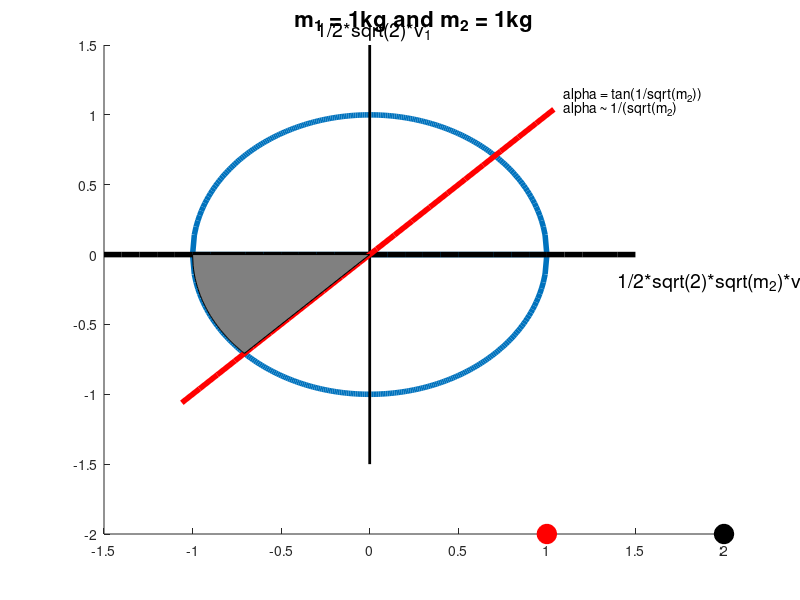

MATLAB code for this plot: (Note: this script raises an error after producing the figure.)
% simulation of the bouncing with pi puzzle:
% https://www.youtube.com/watch?v=HEfHFsfGXjs&t=6s
% its solution and its graphical representation
% [redacted]
% [redacted]


m1  = 1;
v1b = 0;
x1  = 1;

m2  =  1;
v2b = -1;
x2  =  2;

alpha = atan(1/sqrt(m2)); % this defines the fixed ratio of the before and after speeds of the masses depending on the mass ratio
% when m2>>>m1, alpha ~ 1/sqrt(m2)

bounce=0;
X1=x1;X2=x2;T=0;
fi=0;
for i=1:(floor(sqrt(m2)*pi)+100); % this indicates already the answer, the 100 is just for checking 
    bounce = bounce+1
    if mod(i,2)
        tcol_mass=(x2-x1)/(v1b-v2b);
        dt  = tcol_mass;
        v1a = (m1-m2)/(m1+m2)*v1b + 2*m2/(m1+m2)*v2b; % v1 after elastic collission
        v2a = (m2-m1)/(m1+m2)*v2b + 2*m1/(m1+m2)*v1b; % v2 after elastic collission
    else
        tcol_wall = (0-x1)/v1b;
        dt  =  tcol_wall;
        v1a = -v1a; % v1 after elastic collission
        v2a =  v2b; % v2 after elastic collission
    end
    x1 = x1 +v1b*dt;
    x2 = x2 +v2b*dt;
    X1(i+1)=x1;
    X2(i+1)=x2;
    T(i+1) = T(i)+dt;
    
    v1b = v1a; v2b = v2a;
    test=1;
    DT(i)=dt;
    if v1b>=0&&v2b>=v1b %this is the sufficient condition!
        % remainder is done for purposes of animation afterwards
        dt = 2;
        x1 = x1 +v1b*dt;
        x2 = x2 +v2b*dt;
        X1(i+2)=x1;
        X2(i+2)=x2;
        T(i+2) = T(i+1)+dt;
        break % we are
    end
    
end


%% Grafical representation of our solution
% current v1 and v2 are shown on a coordinate system with axes:
% [-1/2sqrt(2)sqrt(m2)v2 -1/2sqrt(2)sqrt(m1)v1]
% Energy is concerved thus, these points are on a circle with a radius
% defined by the initial amount of energy of m2
% every bounce causes the state to jump to another position on the energy
% circe, defined by angle fi. Every collision is graphically represented by
% a mirroring around an axis with a directional coefficient alpha (see
% above) when the two masses collide and mirroring with the horizontal axis
% when the left mass collides with the wall.
% The general idea is here that you need N*alpha to be greater than
% pi-alpha, with n the amount of bounces. N = floor((pi-alpha)/alpha). 
% Note that for large mass ratio
% alpha = 1/sqrt(m2) and thus N = floor(pi*sqrt(m)).

fi(i)=0;
for i=1:bounce; %this can be done faster, just to show the idea:
    if mod(i,2)
        fi(i+1) = ((i+1))*alpha;
    else
        fi(i+1) = -i*alpha;
    end
end
fi(end+1)=fi(end);
%%
t=linspace(T(1),T(end),bounce*50);
x1=interp1(T,X1,t); x2=interp1(T,X2,t); % for animation purposes


%%
figure(1),clf
title(['m_1 = 1kg and m_2 = ',num2str(m2),'kg'],'FontSize',16),hold on
ball1=plot(x1(1),-2,'ro','MarkerFaceColor','r','MarkerSize',14);
ball2=plot(x2(1),-2,'ko','MarkerFaceColor','k','MarkerSize',14)

r=1;
x=-1:.01:1;
y=sqrt(r^2-x.^2);
plot([x x],[y -y],'LineWidth',4)
hold on

x=-1.5:.1:1.5;
plot(x,x*0,'k','LineWidth',4)
text(-.3,1.6,'1/2*sqrt(2)*v_1','FontSize',14)
plot([0 0],[-1.5 1.5],'k','LineWidth',2)
text(1.4,-.2,'1/2*sqrt(2)*sqrt(m_2)*v_2','FontSize',14)

x=1.5*cos(alpha+pi):.1:(1.5*cos(alpha));
y=tan(alpha)*x;
plot(x,y,'r','LineWidth',4)
text(1.55*cos(alpha),1.55*sin(alpha)+.05,'alpha = tan(1/sqrt(m_2))')
text(1.55*cos(alpha),1.55*sin(alpha)-.05,'alpha ~ 1/(sqrt(m_2)')


x=linspace(-1,cos(pi+alpha),100);
y=-sqrt(r^2-x.^2);
P=patch([0 x 0],[y(1) y y(1)],[.5 .5 .5]);
P.FaceAlpha=.3;
P.LineStyle='none';
FI=fi(1);
circ=plot(cos(FI),sin(FI),'ko','MarkerFaceCOlor','b','MarkerSize',12)
axis off
plot([0 0],[-2.2 -1.8],'k','LineWidth',4)
axis equal 
axis ([-2 3 -2.5 2.5])

pause,disp('hit any key to start')

text (1.5,-1,'Bounce nr: ','FontSize',16)
TT=text(2.3,-1,'0','FontSize',16);
B=0:length(T);
B(end-1)=B(end-2);
for i = 1:length(t)
    
    set(ball1,'XData',x1(i))
    set(ball2,'XData',x2(i))
    j=find(T<=t(i));
    j=j(end);
    set(TT,'String',num2str(B(j)))
    FI=fi(j);
    set(circ,'XData',cos(FI),'YData',sin(FI));
    axis ([-2 3 -2.5 2.5])
    drawnow
end




